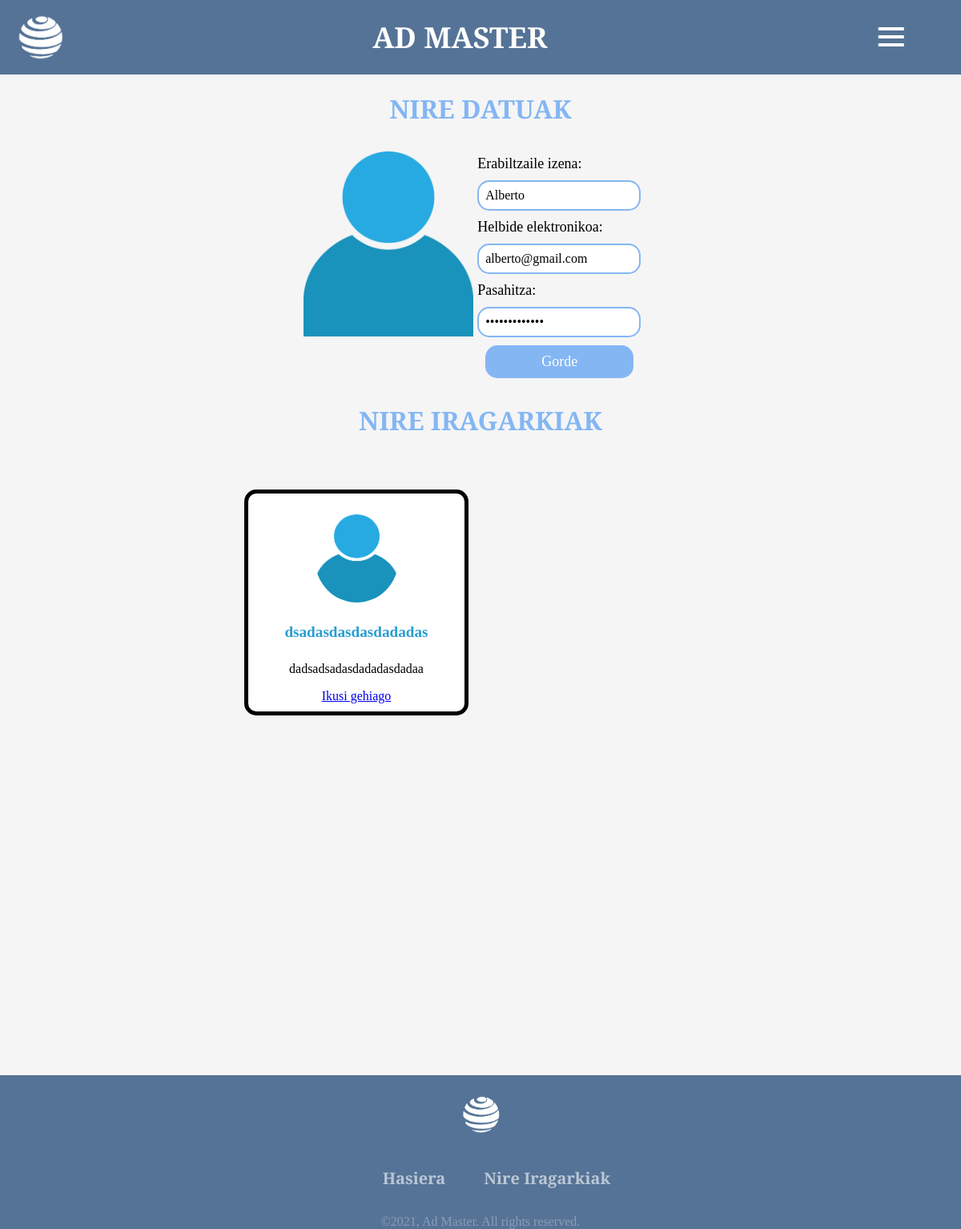
Page /Erronka1/nireIragarkiak.php (signed in) on the committed database.
### tables this page shows
CREATE TABLE `usuario` (
  `id_usuario` int(4) NOT NULL,
  `nombre` varchar(255) DEFAULT NULL,
  `email` varchar(255) DEFAULT NULL,
  `contrasena` varchar(255) DEFAULT NULL,
  `administrador` int(2) DEFAULT NULL
);

CREATE TABLE `anuncio` (
  `id_anuncio` int(4) NOT NULL,
  `titulo` varchar(255) DEFAULT NULL,
  `descripcion` varchar(255) DEFAULT NULL,
  `id_usuario` int(4) DEFAULT NULL,
  `fecha_inicio` date DEFAULT NULL,
  `fecha_final` date DEFAULT NULL,
  `imagen` longblob DEFAULT NULL
);

### Erronka1/nireIragarkiak.php (the view, shortened to what this page needs)
<?php
include('Controller/conectardb.php');
if (isset($_SESSION['idUsuario'])) {
    $idUsuario =  $_SESSION['idUsuario'];
    $sql = "SELECT nombre, email, contrasena FROM usuario WHERE id_usuario = $idUsuario";
    $result = $miPDO->query($sql);
    if ($result->rowCount() > 0) {
        $row = $result->fetch(PDO::FETCH_ASSOC);
        $username = $row['nombre'];
        $email = $row['email'];
        $password = $row['contrasena'];
    }
}
?>
<?php
if (isset($_SESSION['idUsuario'])) {
    $idUsuario = $_SESSION['idUsuario'];
    $sql = "SELECT * FROM anuncio WHERE id_usuario = $idUsuario";
    $result = $miPDO->query($sql);
}
?>
<!DOCTYPE html>
<html>
<head>
    <link rel="stylesheet" href="../Erronka1/CSS/header.css">
    <link rel="stylesheet" href="../Erronka1/CSS/footer.css">
    <link rel="stylesheet" href="../Erronka1/CSS/nireIragarkiak.css">
    <link href='https://unpkg.com/boxicons@2.1.4/css/boxicons.min.css' rel='stylesheet'>
</head>
<?php include("layouts/header.php");?>
<body>
    <h1>
        <center>NIRE DATUAK</center>
    </h1>
    <div class="user-section">
        <img class="logo_persona" src="Imagenes/persona_azul.png">
        <div class="user-form">
            <form class="formulario" method="post">
                <label for="username">Erabiltzaile izena:</label>
                <input type="text" id="username" name="username" placeholder="Zure erabiltzailea... " value="<?php echo $username; ?>" required>
                <label for="email">Helbide elektronikoa:</label>
                <input type="email" id="email" name="email" placeholder="Zure e-mail..." value="<?php echo $email; ?>" required>
                <label for="password">Pasahitza:</label>
                <input type="password" id="password" name="password" placeholder="Zure pasahitza..." value="<?php echo $password; ?>" required>
                <button type="button" class="gordebotoia" id="updateButton">Gorde</button>
            </form>
        </div>
    </div>
    <h1>
        <center>NIRE IRAGARKIAK</center>
    </h1>
    <div class="card__container2">
        <?php
        if ($result->rowCount() > 0) {
            while ($row = $result->fetch(PDO::FETCH_ASSOC)) {
                echo "<div class='card__item2'>";
                echo "<figure class='card__img2'>";
                echo "<img src='Imagenes/persona_azul.png' class='card__picture'>";
                echo "</figure>";
                echo "<h3 class='card__title2'>" . $row['titulo'] . "</h3>";
                echo "<p class='card__paragraph2'>" . $row['descripcion'] . "</p>";
                echo "<a href='detallesanuncio.php?anuncio_id=" . $row['id_anuncio'] . "'>Ikusi gehiago</a>";
                echo "</div>";
            }
        } else {
            echo  "Ez daude iragarkirik, SORTU BAT!!.";
        }
        ?>
    </div>
</body>
<?php include("layouts/footer.php");?>
</html>

### Erronka1/CSS/header.css (style rules this page uses)
* { font-family: 'Young Serif', serif; }

### Erronka1/CSS/nireIragarkiak.css (style rules this page uses)
body { background-color: whitesmoke; margin: 0; padding: 0; font-family: 'Young Serif', serif; overflow-x: hidden; }
h1 { color: #84b6f4; }
.user-section { display: flex; background-color: whitesmoke; padding: 10px; justify-content: center; }
.logo_persona { width: 18%; height: 20%; }
.user-form form { display: flex; flex-direction: column; }
.user-form label, .user-form input { margin: 5px; }
.formulario label { display: block; font-size: 18px; }
.formulario input, .formulario textarea { width: 80%; padding: 8px; border: 2px solid #84b6f4; border-radius: 15px; font-size: 16px; outline: none; }
.gordebotoia { background-color: #84b6f4; color: #fff; border: none; padding: 10px 30px; justify-content: center; border-radius: 15px; align-items: center; font-size: 18px; cursor: pointer; margin-top: 5px; margin-right: 30px; margin-left: 15px; }
.card__container2 { margin-top: 5%; width: 50%; margin-left: auto; margin-right: auto; margin-bottom: 3em; display: grid; grid-template-columns: repeat(2, 1fr); grid-template-rows: repeat(2, 1fr); gap: 20px; grid-template-areas: "card1 card2 " "card3 card4 "; }
.card__picture { width: 105px; height: 110px; border-radius: 70%; display: flex; justify-content: center; align-items: center; }
.card__item2 { padding: 10px; border-radius: 15px; border: 5px solid black; display: flex; flex-direction: column; align-items: center; background-color: white; text-align: center; margin: 5px; overflow: visible; }
.card__title2 { margin: 10px 0; font-size: 1.2rem; font-family: 'Calistoga'; color: #289dd2; overflow: hidden; text-overflow: ellipsis; white-space: nowrap; }
.card__paragraph2 { font-weight: 300px; font-size: 16px; font-family: 'Calistoga'; color: black; text-align: center; }

### rows in the picture
usuario: username "Alberto", email "alberto@gmail.com"
anuncio: titulo "dsadasdasdasdadadas", descripcion "dadsadsadasdadadasdadaa"
